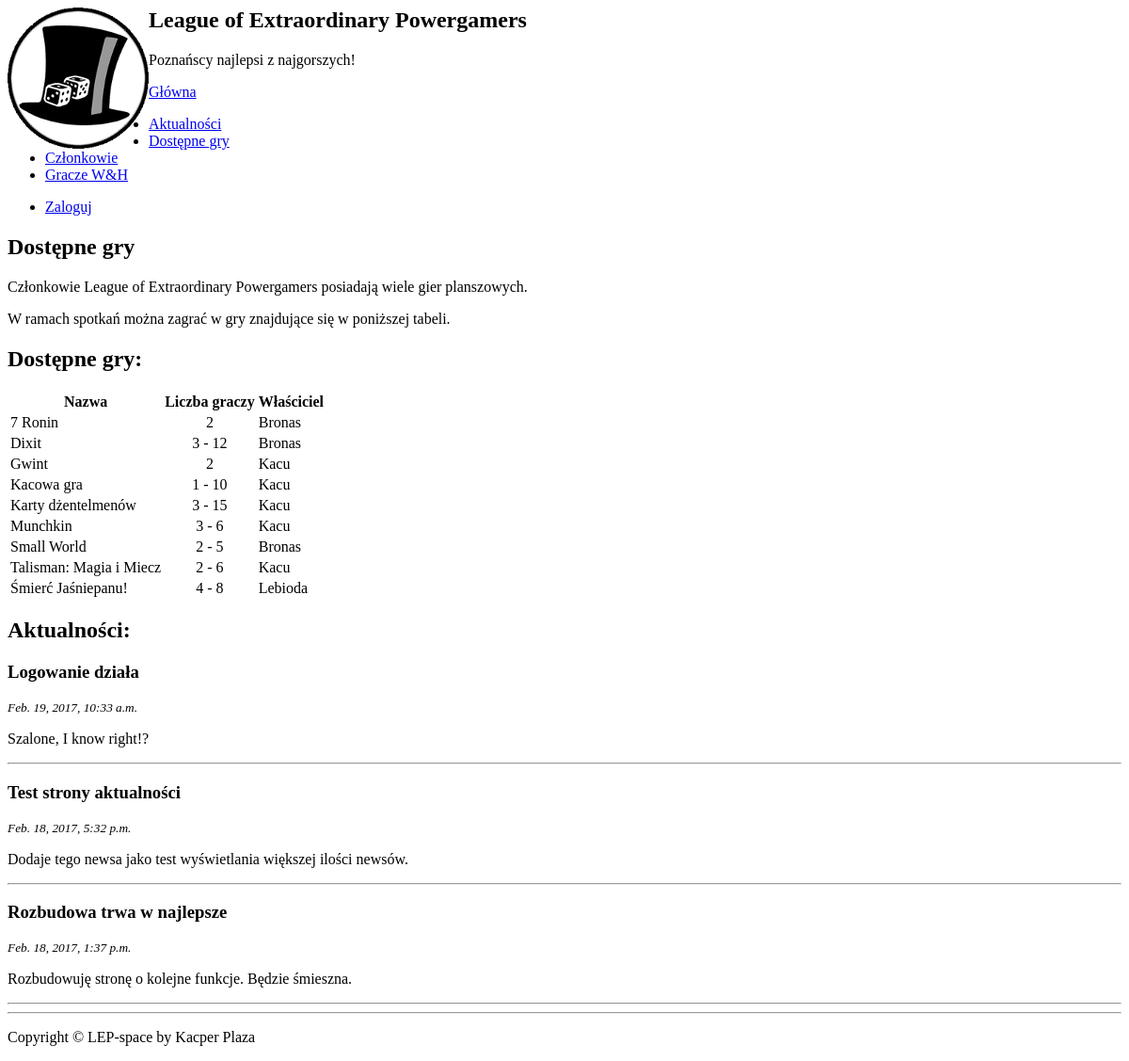
Screenshot of /available_games/ with the database file from the repository.
### lep/models.py (models this page shows, shortened)
class Game(models.Model):
    title = models.CharField('title', max_length=255)
    numberOfPlayers = models.TextField('number of players')
    owner = models.ForeignKey(User, related_name='game', verbose_name='owner')
    created = models.DateTimeField('created', auto_now_add=True)

class News(models.Model):
    class Meta:
        verbose_name = 'news'
        verbose_name_plural = 'news'
    title = models.CharField('title', max_length=255)
    text = models.TextField('text')
    author = models.ForeignKey(User, related_name='news', verbose_name='author')
    created = models.DateTimeField('created', auto_now_add=True)

### lep/views.py (the view)
# urls.py: url(r'^available_games/', lep_views.available_games, name='available_games'),
def available_games(request):
    news_list = News.objects.order_by('-created').all()[:3]
    game_list = Game.objects.order_by('title').all()
    template = loader.get_template("available_games.html")
    context = {
        'news_list': news_list,
        'game_list': game_list,
    }
    return HttpResponse(template.render(context,request))

### lep/templates/available_games.html (shortened to what this page needs)
{% extends 'base.html' %}
{% load i18n %}
{% load staticfiles %}
{% load bootstrap3 %}
{% load bootstrap_themes %}
{% block bootstrap3_page_content %}
<div class="container-fluid">
  <div class="row-fluid">
    <div class="col-sm-6">
      <h2>Dostępne gry</h2>
      <p>Członkowie League of Extraordinary Powergamers posiadają wiele gier planszowych.</p>
      <p>W ramach spotkań można zagrać w gry znajdujące się w poniższej tabeli.</p>
      <h2>Dostępne gry:</h2>
<table class="table table-striped">
    <thead>
      <tr>
        <th>Nazwa</th>
        <th><center>Liczba graczy</center></th>
        <th>Właściciel</th>
      </tr>
    </thead>
    <tbody>
                {% for game in game_list %}
      <tr>
        <td>{{game.title}}</td>
        <td><center>{{game.numberOfPlayers}}</center></td>
        <td>{{game.owner.username}}</td>
      </tr>
                {% endfor %}
    </tbody>
  </table>
    </div>
    <div class="col-sm-6">
      <h2>Aktualności:</h2>
            {% for news in news_list %}
              <h3>{{news.title}}</h3>
                <p><small><i>{{news.created}}</i></small></p>
              <p>{{news.text}}</p>
                              <hr>
            {% endfor %}
    </div>
  </div>
</div>
{% endblock %}

### rows the page displays
Game: title "7 Ronin", numberOfPlayers "2", owner.username "Bronas"
Game: title "Dixit", numberOfPlayers "3 - 12", owner.username "Bronas"
Game: title "Gwint", numberOfPlayers "2", owner.username "Kacu"
Game: title "Kacowa gra", numberOfPlayers "1 - 10", owner.username "Kacu"
Game: title "Karty dżentelmenów", numberOfPlayers "3 - 15", owner.username "Kacu"
Game: title "Munchkin", numberOfPlayers "3 - 6", owner.username "Kacu"
Game: title "Small World", numberOfPlayers "2 - 5", owner.username "Bronas"
Game: title "Talisman: Magia i Miecz", numberOfPlayers "2 - 6", owner.username "Kacu"
Game: title "Śmierć Jaśniepanu!", numberOfPlayers "4 - 8", owner.username "Lebioda"
News: title "Logowanie działa", created "Feb. 19, 2017, 10:33 a.m.", text "Szalone, I know right!?"
News: title "Test strony aktualności", created "Feb. 18, 2017, 5:32 p.m.", text "Dodaje tego newsa jako test wyświetlania większej ilości newsów."
News: title "Rozbudowa trwa w najlepsze", created "Feb. 18, 2017, 1:37 p.m.", text "Rozbudowuję stronę o kolejne funkcje. Będzie śmieszna."
